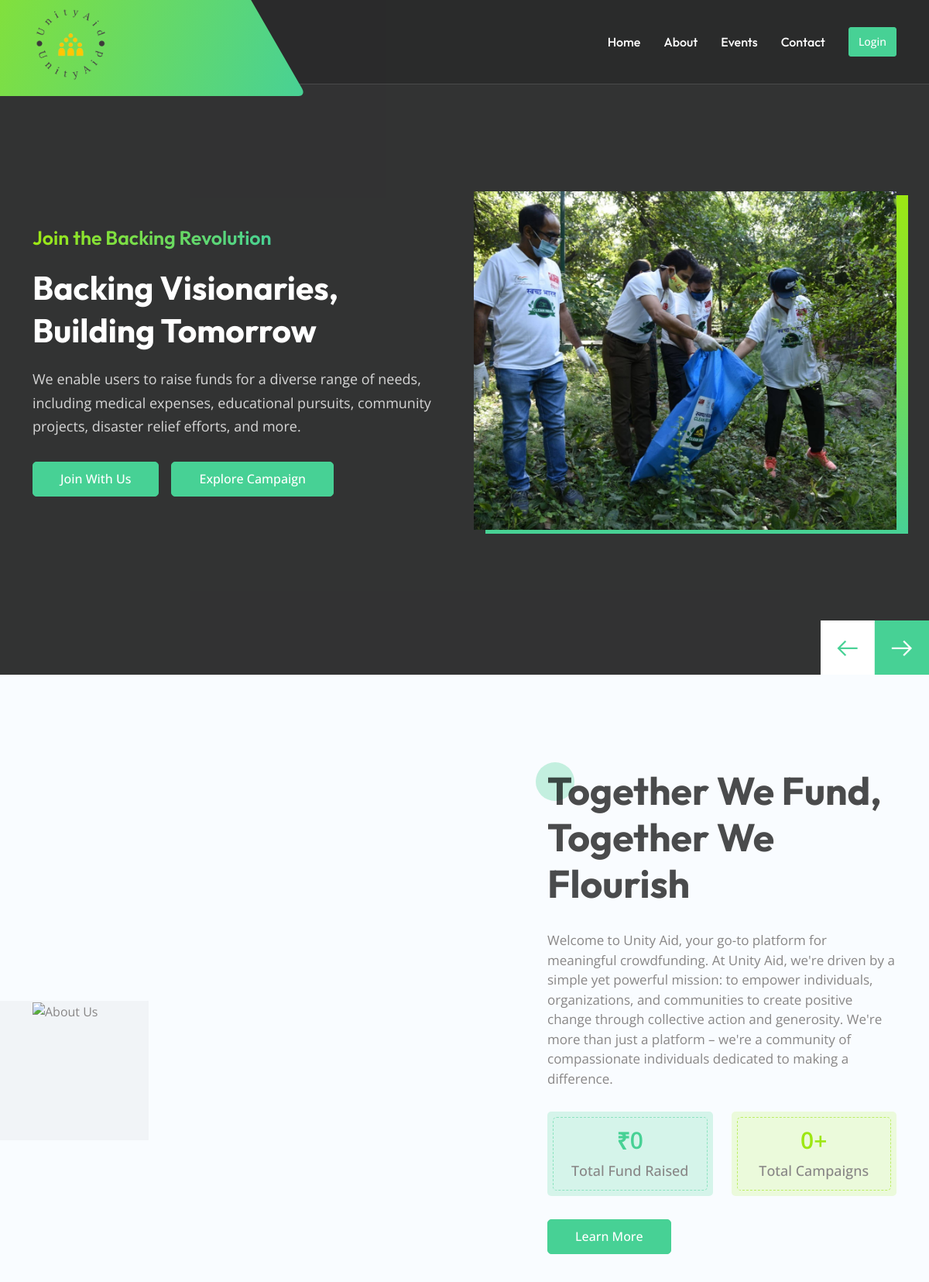
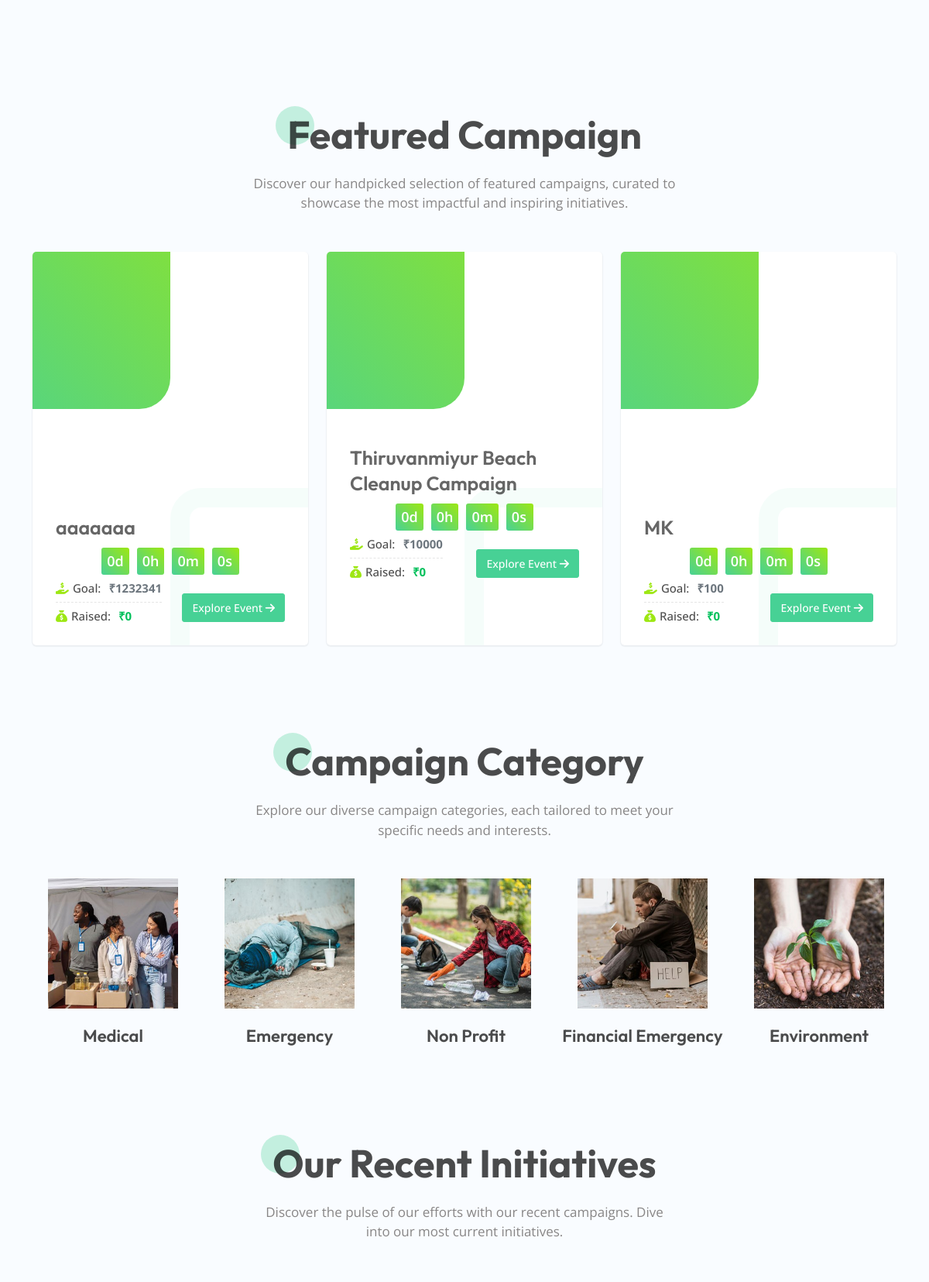
The page / (upper part) on the database its author committed (2 pictures, top to bottom).
### tables this page shows
CREATE TABLE `campaign` (
  `id` int(255) NOT NULL,
  `user_id` int(255) NOT NULL DEFAULT 0,
  `name` text DEFAULT NULL,
  `category_id` int(255) NOT NULL DEFAULT 0,
  `goal_amount` text DEFAULT NULL,
  `preferred_amounts` text DEFAULT NULL,
  `start_date` text DEFAULT NULL,
  `end_date` text DEFAULT NULL,
  `image` text DEFAULT NULL,
  `document` text DEFAULT NULL,
  `description` text DEFAULT NULL,
  `share_link` text DEFAULT NULL,
  `status` int(11) NOT NULL DEFAULT 0,
  `is_all` int(11) NOT NULL DEFAULT 0,
  `created_date` timestamp NOT NULL DEFAULT current_timestamp()
);

CREATE TABLE `category` (
  `id` int(255) NOT NULL,
  `name` varchar(255) DEFAULT NULL,
  `image` text DEFAULT NULL
);

### index.php (the view, shortened to what this page needs)
<?php
include 'config.inc.php';
?>
<!DOCTYPE html>
<html lang="en" itemscope="" itemtype="http://schema.org/WebPage">
<head>
	<link rel="stylesheet" href="assets/universal/css/bootstrap.css">
	<link rel="stylesheet" href="assets/universal/css/font-awesome.css">
	<link rel="stylesheet" href="assets/themes/primary/css/slick.css">
	<link rel="stylesheet" href="assets/universal/css/line-awesome.css">
	<link rel="stylesheet" href="assets/themes/primary/css/lightbox.min.css">
	<link rel="stylesheet" href="assets/themes/primary/css/aos.css">
	<link rel="stylesheet" href="assets/themes/primary/css/main.css">
	<link rel="stylesheet" href="assets/themes/primary/css/custom.css">
	<link rel="stylesheet" href="assets/themes/primary/css/color.php?color1=47D195&amp;color2=9DE713">
	<link rel="stylesheet" href="assets/themes/primary/css/odometer.css">
</head>
<body>
  <?php include 'nav.php'; ?>
	<section class="banner-section">
		<div class="banner-slider">
			<div class="banner-slider__slide bg-img" data-background-image="https://phinix.digital/Unity Aid/assets/images/site/banner/65b20636395661706165814.jpg">
				<div class="container">
					<div class="row align-items-center justify-content-center">
						<div class="col-lg-6 col-md-7">
							<div class="banner-content">
								<h4 class="banner-content__subtitle">Join the Backing Revolution</h4>
								<h1 class="banner-content__title">Backing Visionaries, Building Tomorrow</h1>
								<p class="banner-content__desc">We enable users to raise funds for a diverse range of needs, including medical expenses, educational pursuits, community projects, disaster relief efforts, and more.</p>
								<div class="banner-content__button d-flex gap-3 flex-wrap"> <a href="user/register.php" class="btn btn--base" target="_blank">
                                            Join With Us
                                        </a> <a href="campaigns.php" class="btn btn--base" target="_blank">
                                            Explore Campaign
                                        </a> </div>
							</div>
						</div>
						<div class="col-lg-6 col-md-5 col-sm-10">
							<div class="banner-img"> <img class="bg-img" data-background-image="https://phinix.digital/Unity Aid/assets/themes/primary/images/slider-img-shape-2.png" data-mask-image="https://phinix.digital/Unity Aid/assets/themes/primary/images/slider-img-shape-2.png" src="assets/images/site/banner/65b20636395661706165814.jpg" alt="image"> </div>
						</div>
					</div>
				</div>
			</div>
		</div>
	</section>
	<div class="about py-120 bg-img" data-background-image="https://phinix.digital/Unity Aid/assets/images/site/about/65b2340b51b391706177547.jpg">
		<div class="about__vector bg-img" data-background-image="https://phinix.digital/Unity Aid/assets/themes/primary/images/animation-vector-1.png"></div>
		<div class="container">
			<div class="row justify-content-lg-between justify-content-center align-items-center">
				<div class="col-lg-6 col-md-10">
					<div class="about__img" data-aos="fade-up" data-aos-duration="1500"> <img src="assets/images/site/about/65b2204867fb71706172488.png" alt="About Us"> <span class="about__img__vector" data-mask-image="https://phinix.digital/Unity Aid/assets/themes/primary/images/slider-img-shape.png"></span> </div>
				</div>
				<div class="col-xl-5 col-lg-6 col-md-10">
					<div class="about__content" data-aos="fade-up" data-aos-duration="1500">
						<div class="section-heading">
							<h2 class="section-heading__title">Together We Fund, Together We Flourish</h2> </div>
						<p class="about__desc">Welcome to Unity Aid, your go-to platform for meaningful crowdfunding. At Unity Aid, we&#039;re driven by a simple yet powerful mission: to empower individuals, organizations, and communities to create positive change through collective action and generosity. We&#039;re more than just a platform – we&#039;re a community of compassionate individuals dedicated to making a difference.</p>
						<div class="row about__card-row g-4">
							<div class="col-sm-6 col-xsm-6">
								<div class="about__card">
									<div class="counter">₹<span class="odometer" data-count="10750.00000000">0</span></div> <span class="name">Total Fund Raised</span> </div>
							</div>
							<div class="col-sm-6 col-xsm-6">
								<div class="about__card">
									<div class="counter"><span class="odometer" data-count="14">0</span>+</div> <span class="name">Total Campaigns</span> </div>
							</div>
						</div> <a href="about.php" class="btn btn--base" target="_blank">
                        Learn More
                    </a> </div>
				</div>
			</div>
		</div>
	</div>
	<div class="featured-campaign py-60">
		<div class="container">
			<div class="row justify-content-center" data-aos="fade-up" data-aos-duration="1500">
				<div class="col-lg-6">
					<div class="section-heading text-center">
						<h2 class="section-heading__title mx-auto">Featured Campaign</h2>
						<p class="section-heading__desc">Discover our handpicked selection of featured campaigns, curated to showcase the most impactful and inspiring initiatives.</p>
					</div>
				</div>
			</div>
			<div class="row g-4 justify-content-center">
			    <?php
	              $sql = mysqli_query($con,"select * from campaign where status=1 order by rand() limit 3");
	              if(mysqli_num_rows($sql) > 0){
	                while($row=mysqli_fetch_assoc($sql))  {
	                  $res_dona = mysqli_fetch_assoc(mysqli_query($con,"select SUM(amount) as total_amount from donation where campaign_id='".$row['id']."'"));
	              ?>
				<div class="col-xl-4 col-lg-5 col-sm-6">
					<div class="campaign-card" data-aos="fade-up" data-aos-duration="1500">
						<div class="campaign-card__img">
							<a href="campaigns-details.php?campaign_id=<?=$row['id']?>"> <img src="uploads/<?=$row['image']?>" alt="image"> </a>
						</div>
						<div class="campaign-card__txt">
							<h3 class="campaign-card__title">
        <a href="campaigns-details.php?campaign_id=<?=$row['id']?>">
           <?=$row['name']?>
        </a>
    </h3>
							<div class="campaign__countdown" data-target-date="<?=$row['start_date']?>T11:00:00"></div>
							<div class="campaign-card__bottom">
								<ul class="campaign-card__list">
									<li> <span><i class="fa-solid fa-hand-holding-dollar"></i> Goal:</span> ₹<?=$row['goal_amount']?></li>
									<li> <span><i class="fa-solid fa-sack-dollar"></i> Raised:</span>  ₹<?=number_format($res_dona['total_amount']); ?> </li>
								</ul> <a href="campaigns-details.php?campaign_id=<?=$row['id']?>" class="btn btn--sm btn--base">
            					Explore Event <i class="fa-solid fa-arrow-right"></i>        </a> </div>
						</div>
					</div>
				</div>
			    <?php } } ?>
			</div>
		</div>
	</div>
	<div class="cause-category py-60">
		<div class="container">
			<div class="row justify-content-center" data-aos="fade-up" data-aos-duration="1500">
				<div class="col-lg-6">
					<div class="section-heading text-center">
						<h2 class="section-heading__title mx-auto">Campaign Category</h2>
						<p class="section-heading__desc">Explore our diverse campaign categories, each tailored to meet your specific needs and interests.</p>
					</div>
				</div>
			</div>
			<div class="cause-category__slider" data-aos="fade-up" data-aos-duration="1500">
				<?php
				$sql_cat = mysqli_query($con, "SELECT * FROM category WHERE id != 0");
				while ($row = mysqli_fetch_assoc($sql_cat)) {
				?>
					<div class="cause-category__slide">
						<div class="cause-category__img">
							<a href="campaigns.php?category=<?= $row['id'] ?>"> <img class="bg-img" data-background-image="uploads/<?= $row['image'] ?>" data-mask-image="uploads/<?= $row['image'] ?>" src="uploads/<?= $row['image'] ?>" alt="<?= $row['name'] ?>"> </a>
						</div>
						<h3 class="cause-category__title"> <a href="campaigns.php?category=<?= $row['id'] ?>"><?= $row['name'] ?></a> </h3>
					</div>
				<?php } ?>
			</div>
		</div>
	</div>
	<div class="new-campaign py-60">
		<div class="container">
			<div class="row justify-content-center" data-aos="fade-up" data-aos-duration="1500">
				<div class="col-lg-6">
					<div class="section-heading text-center">
						<h2 class="section-heading__title mx-auto">Our Recent Initiatives</h2>
						<p class="section-heading__desc">Discover the pulse of our efforts with our recent campaigns. Dive into our most current initiatives.</p>
					</div>
				</div>
			</div>
		</div>
	</div>
	<link rel="stylesheet" href="assets/universal/css/iziToast.min.css">
</body>
</html>

### assets/themes/primary/css/odometer.css (style rules this page uses)
.odometer.odometer-auto-theme, .odometer.odometer-theme-default { display: inline-block; vertical-align: middle; position: relative; }

### index.php (style rules this page uses)
.campaign-card__img { -webkit-mask-image: url("assets/themes/primary/images/campaign-image-shape.png"); background: url("assets/themes/primary/images/campaign-image-shape.png"); mask-image: url("assets/themes/primary/images/campaign-image-shape.png"); }

### rows shown on the page
campaign: image (picture), name "aaaaaaa", goal_amount "1232341", total_amount "0"
campaign: image (picture), name "Thiruvanmiyur Beach Cleanup Campaign", goal_amount "10000", total_amount "0"
campaign: image (picture), name "MK", goal_amount "100", total_amount "0"
category: image (picture), name "Medical"
category: image (picture), name "Emergency"
category: image (picture), name "Non Profit"
category: image (picture), name "Financial Emergency"
category: image (picture), name "Environment"
